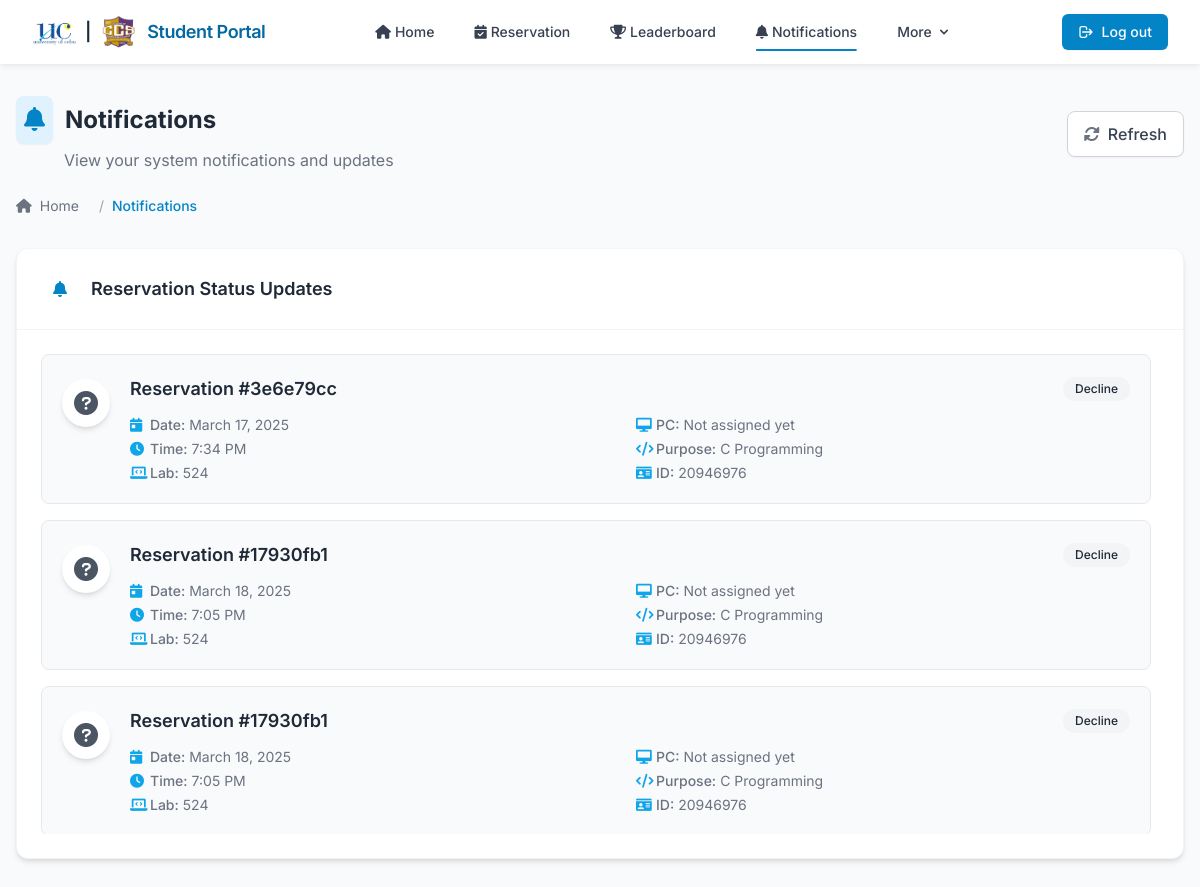
The page /view/student/notification.php (signed in) on the database its author committed.
### tables this page shows
CREATE TABLE `reservation` (
  `reservation_id` int(11) NOT NULL,
  `reservation_date` varchar(10) NOT NULL,
  `reservation_time` varchar(10) NOT NULL,
  `pc_number` int(11) NOT NULL,
  `lab` varchar(11) NOT NULL,
  `purpose` varchar(50) NOT NULL,
  `id_number` int(11) NOT NULL,
  `status` varchar(10) NOT NULL
);

### backend/backend_student.php (called while the page is built, shortened)
<?php
function retrieve_student_reservation_logs($id_number) {
    $db = Database::getInstance();
    $con = $db->getConnection();
    $sql = "SELECT * FROM reservation WHERE id_number = ? ORDER BY reservation_id DESC";
    $stmt = $con->prepare($sql);
    $stmt->bind_param("s", $id_number);
    $stmt->execute();
    $result = $stmt->get_result();
    return mysqli_fetch_all($result, MYSQLI_ASSOC);
}
?>

### view/student/notification.php (the view, shortened to what this page needs)
<?php
require_once '../../includes/navbar_student.php';
?>
<!DOCTYPE html>
<html lang="en">
<head>
    <script src="https://cdn.tailwindcss.com"></script>
    <link href="https://cdnjs.cloudflare.com/ajax/libs/font-awesome/6.0.0-beta3/css/all.min.css" rel="stylesheet">
    <link rel="stylesheet" href="https://cdnjs.cloudflare.com/ajax/libs/animate.css/4.1.1/animate.min.css" />
</head>
<body class="bg-gray-50 font-sans text-gray-800 opacity-0 transition-opacity duration-500">
    <div class="container mx-auto px-4 py-8 max-w-7xl">
        <div class="mb-8">
            <div class="flex flex-col md:flex-row justify-between items-start md:items-center mb-6">
                <div>
                    <h1 class="text-2xl font-bold text-gray-800 flex items-center">
                        <div class="bg-primary-100 p-2 rounded-lg mr-3 shadow-sm">
                            <i class="fas fa-bell text-primary-600"></i>
                        </div>
                        Notifications
                    </h1>
                    <p class="text-gray-500 mt-1 ml-12">View your system notifications and updates</p>
                </div>
                <div class="flex space-x-3 mt-4 md:mt-0">
                    <button id="refreshButton" class="bg-white border border-gray-300 hover:bg-gray-50 text-gray-700 font-medium py-2.5 px-4 rounded-lg transition duration-300 flex items-center shadow-sm">
                        <i class="fas fa-sync-alt mr-2 text-gray-500"></i>
                        Refresh
                    </button>
                </div>
            </div>
            <nav class="flex mb-6" aria-label="Breadcrumb">
                <ol class="inline-flex items-center space-x-1 md:space-x-3 text-sm">
                    <li class="inline-flex items-center">
                        <a href="homepage.php" class="text-gray-500 hover:text-primary-600 transition-colors inline-flex items-center">
                            <i class="fas fa-home mr-2"></i>
                            Home
                        </a>
                    </li>
                    <li>
                        <div class="flex items-center">
                            <span class="text-gray-400 mx-2">/</span>
                            <span class="text-primary-600 font-medium">Notifications</span>
                        </div>
                    </li>
                </ol>
            </nav>
        </div>
        <div class="bg-white rounded-xl shadow-md border border-gray-100 mb-8 notification-card animate-fade-in hover:border-primary-200">
            <div class="border-b border-gray-100 px-6 py-4 flex items-center">
                <div class=" p-3 mr-3">
                    <i class="fas fa-bell text-primary-600 animate-pulse-slow"></i>
                </div>
                <h2 class="text-lg font-semibold text-gray-800">Reservation Status Updates</h2>
            </div>
            <div class="p-6">
                <div class="max-h-[30rem] overflow-y-auto pr-2 space-y-4 scrollbar-thin">
                    <?php
                    $reservations = retrieve_student_reservation_logs($_SESSION['id_number']);
                    if(empty($reservations)):
                    ?>
                        <div class="text-center py-16 text-gray-500">
                            <div class="bg-gray-100 rounded-full w-20 h-20 mx-auto mb-4 flex items-center justify-center">
                                <i class="fas fa-bell-slash text-gray-300 text-3xl"></i>
                            </div>
                            <p class="text-gray-600 font-medium text-lg">No notifications yet</p>
                            <p class="text-sm text-gray-400 mt-1">Your reservation updates will appear here</p>
                            <a href="reservation.php" class="mt-4 inline-block px-5 py-2 bg-primary-500 hover:bg-primary-600 text-white font-medium rounded-lg transition duration-300 text-sm shadow-md">
                                <i class="fas fa-plus-circle mr-2"></i>Create Reservation
                            </a>
                        </div>
                    <?php
                    else:
                        foreach($reservations as $index => $row):
                            $statusColor = 'gray';
                            $statusBg = 'bg-gray-50';
                            $statusIcon = 'fa-question-circle';
                    ?>
                        <div class="rounded-lg border border-gray-200 p-5 notification-item stagger-item <?php echo $statusBg; ?>" style="transition-delay: <?php echo $index * 100; ?>ms">
                            <div class="flex items-start">
                                <div class="flex-shrink-0 mt-1">
                                    <div class="w-12 h-12 rounded-full flex items-center justify-center text-<?php echo $statusColor; ?>-600 shadow-md bg-white">
                                        <i class="fas <?php echo $statusIcon; ?> text-2xl"></i>
                                    </div>
                                </div>
                                <div class="ml-5 flex-1">
                                    <div class="flex items-center justify-between mb-2">
                                        <h3 class="font-semibold text-gray-800 text-lg">Reservation #<?php echo substr(md5($row['id_number'] . $row['reservation_date']), 0, 8); ?></h3>
                                        <span class="text-xs font-medium px-3 py-1 rounded-full bg-<?php echo $statusColor; ?>-100 text-<?php echo $statusColor; ?>-800">
                                            <?php echo $row['status']; ?>
                                        </span>
                                    </div>
                                    <div class="grid grid-cols-1 md:grid-cols-2 gap-3 text-sm mt-3">
                                        <div>
                                            <p class="text-gray-500 flex items-center">
                                                <i class="fas fa-calendar-day w-5 text-primary-500"></i>
                                                <span class="font-medium mr-1">Date:</span>
                                                <?php echo date('F j, Y', strtotime($row['reservation_date'])); ?>
                                            </p>
                                            <p class="text-gray-500 flex items-center mt-1">
                                                <i class="fas fa-clock w-5 text-primary-500"></i>
                                                <span class="font-medium mr-1">Time:</span>
                                                <?php echo date('g:i A', strtotime($row['reservation_time'])); ?>
                                            </p>
                                            <p class="text-gray-500 flex items-center mt-1">
                                                <i class="fas fa-laptop-code w-5 text-primary-500"></i>
                                                <span class="font-medium mr-1">Lab:</span>
                                                <?php echo $row['lab']; ?>
                                            </p>
                                        </div>
                                        <div>
                                            <p class="text-gray-500 flex items-center">
                                                <i class="fas fa-desktop w-5 text-primary-500"></i>
                                                <span class="font-medium mr-1">PC:</span>
                                                <?php echo $row['pc_number'] ?: 'Not assigned yet'; ?>
                                            </p>
                                            <p class="text-gray-500 flex items-center mt-1">
                                                <i class="fas fa-code w-5 text-primary-500"></i>
                                                <span class="font-medium mr-1">Purpose:</span>
                                                <?php echo $row['purpose']; ?>
                                            </p>
                                            <p class="text-gray-500 flex items-center mt-1">
                                                <i class="fas fa-id-card w-5 text-primary-500"></i>
                                                <span class="font-medium mr-1">ID:</span>
                                                <?php echo $row['id_number']; ?>
                                            </p>
                                        </div>
                                    </div>
                                </div>
                            </div>
                        </div>
                    <?php
                        endforeach;
                    endif;
                    ?>
                </div>
            </div>
        </div>
    </div>
</body>
</html>

### includes/navbar_student.php (style rules this page uses)
body { font-family: 'Inter', sans-serif; background-color: #f9fafb; scroll-behavior: smooth; }
.fade-in { animation: fadeIn 0.6s cubic-bezier(0.39, 0.575, 0.565, 1); }

### view/student/notification.php (style rules this page uses)
.notification-card { transition: transform 0.3s ease, box-shadow 0.3s ease; }
.animate-fade-in { animation: fadeIn 0.5s ease-in-out; }
.animate-slide-in-up { animation: slideInUp 0.5s ease-in-out; }
.stagger-item { opacity: 0; }
.animate-pulse-slow { animation: pulseSlow 3s infinite ease-in-out; }
.notification-item { transition: transform 0.2s ease, box-shadow 0.2s ease, background-color 0.2s ease; }

### rows shown on the page
reservation: id_number+reservation_date "3e6e79cc", status "Decline", reservation_date "March 17, 2025", reservation_time "7:34 PM", lab "524", pc_number "Not assigned yet", purpose "C Programming", id_number "20946976"
reservation: id_number+reservation_date "17930fb1", status "Decline", reservation_date "March 18, 2025", reservation_time "7:05 PM", lab "524", pc_number "Not assigned yet", purpose "C Programming", id_number "20946976"
reservation: id_number+reservation_date "17930fb1", status "Decline", reservation_date "March 18, 2025", reservation_time "7:05 PM", lab "524", pc_number "Not assigned yet", purpose "C Programming", id_number "20946976"
